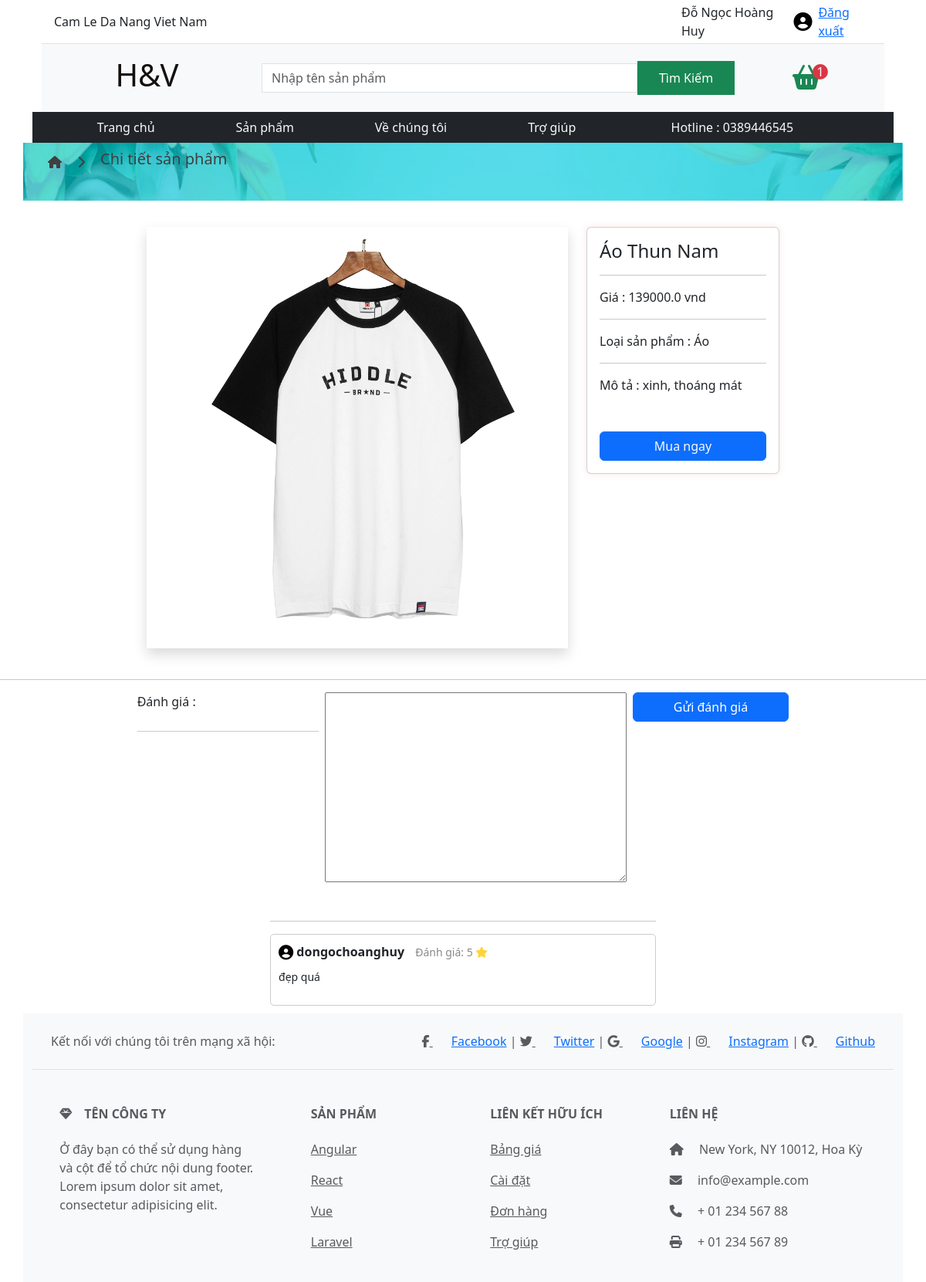
The app's page /product/3/ (signed in) with its own data.
### myshop/models.py (models this page shows, shortened)
class Customer(models.Model):
    user = models.OneToOneField(User, on_delete=models.CASCADE, null=True, blank=True)
    name = models.CharField(max_length=200, null=True)
    phone = models.CharField(max_length=20, blank=True, null=True)
    email = models.CharField(max_length=255, blank=True, null=True)
    address = models.CharField(max_length=255, blank=True, null=True)

class Product(models.Model):
    name = models.CharField(max_length=200, null=True)
    price = models.IntegerField()
    image = models.ImageField(upload_to='product/images/')
    category = models.CharField(max_length=100 ,null=True)
    description = models.CharField(max_length=200, null=True)

class Review(models.Model):
    product = models.ForeignKey(Product, on_delete=models.CASCADE, related_name='reviews')
    user = models.ForeignKey(User, on_delete=models.CASCADE)
    rating = models.PositiveSmallIntegerField(null = True)
    comment = models.TextField(blank=True, null=True)
    image = models.ImageField(upload_to='review/',null=True,blank=True)
    created_at = models.DateTimeField(auto_now_add=True)

### myshop/views.py (the view)
# urls.py: path('product/<int:product_id>/', views.product_detail, name='product_detail'),
def product_detail(request, product_id):
    customer = Customer.objects.get(user=request.user)  # Lấy thông tin khách hàng dựa trên người dùng hiện tại
    product = get_object_or_404(Product, id=product_id)
    reviews = product.reviews.all()
    if request.method == 'POST':
        form = ReviewForm(request.POST)
        if form.is_valid():
            review = form.save(commit=False)
            review.product = product
            review.user = request.user
            review.save()
            return redirect('product_detail', product_id=product.id)
    else:
        form = ReviewForm()
    total_quality = 0
    if request.user.is_authenticated:
        cart, created = Cart.objects.get_or_create(user=request.user)
        items = cart.cartitem_set.all()
        for item in items:
            total_quality += item.quantity
    context = {
        'customer':customer,
        'user': request.user,
        'product': product,
        'reviews': reviews,
        'form': form,
        'search_form': search_form,
        'total_quality': total_quality,
    }
    return render(request, 'product_detail.html', context )

### myshop/forms.py
class ReviewForm(forms.ModelForm):
    comment = forms.CharField(widget=forms.Textarea(attrs={'class': 'review-comment'}))
    class Meta:
        model = Review
        fields = ['rating', 'comment', 'image']

class ProductSearchForm(forms.Form):
    search_item = forms.CharField(label="", widget=forms.TextInput(attrs={'class': 'form-control rounded-0 search-input', 'placeholder': 'Nhập tên sản phẩm'}))

### templates/product_detail.html (shortened to what this page needs)
<!DOCTYPE html>
{% extends "base.html" %}
{% load static %}
{% block content %}
<div class="banner0   container-lg ">
    <div class="bannerinfos  container-xxl d-flex">
        <i class="fa-solid fa-house fa-xxl"></i>
        <i class="fa-solid fa-chevron-right"></i>
        <h5> Chi tiết sản phẩm </h5>
    </div>
</div>
<div class="container-lg d-flex justify-content-center p-4 gap-4">
    <div class="card-image w-50 shadow p-3 ">
        <img src="{{product.image.url}}" alt="Card Image">
    </div>
    <div class="card h-50 ">
        <div class="card-content ">
            <h3 class="card-title">{{product.name}}</h3>
            <hr>
            <p class=" p-0  m-0 card-description"> Giá :&nbsp;{{product.price}}&nbsp;vnd</p>
            <hr>
            <p class=" p-0  m-0 card-description"> Loại sản phẩm :&nbsp;{{product.category}}</p>
            <hr>
            <p class=" pb-5  m-0 card-description "> Mô tả :&nbsp;{{product.description}}</p>
            <button class=" btn btn-primary w-100 d-flex justify-content-center position-relative  top-50 m-0 ">
                <a class="text-light text-decoration-none " href="{% url 'buy_now' product.id %}">Mua ngay</a>
            </button>
        </div>
    </div>
</div>
<hr>
<div class="container-lg d-flex justify-content-center flex-column align-items-center gap-2  ">
    {% if user.is_authenticated %}
    <form class="d-flex justify-content-around  align-items-start gap-2 " method="post" enctype="multipart/form-data">
        <div>
            <label for="{{ form.rating.id_for_label }}">Đánh giá : {{ form.rating }}</label>
        </div>
        <div class="h-25 ">
            {{ form.comment }}
        </div>
        <button class="btn btn-primary w-75 h-50 " type="submit">Gửi đánh giá</button>
    </form>
    {% endif %}
<div class="comment-container">
    <hr>
    {% for review in reviews reversed %}
    <div class="comment">
         <strong>{{ review.user.username }}</strong>
        <span>Đánh giá: {{ review.rating }} <i class="fa-solid fa-star" style="color: #FFD43B;"></i></span>
        <p>{{ review.comment }}</p>
    </div>
    {% empty %}
    <p>Chưa có đánh giá nào cho sản phẩm này.</p>
    {% endfor %}
</div>
</div>
{% endblock %}

### templates/base.html (shortened to what this page needs)
<!DOCTYPE html>
{% load static %}
<html>
<head>
    <link rel="stylesheet" href="{% static 'css/carta.css' %}">
    <link rel="stylesheet" href="{% static 'css/cards.css' %}">
    <link rel="stylesheet" href="{% static 'css/banner.css' %}">
    <link rel="stylesheet" href="{% static './css/bootstrap.min.css' %}">
    <link rel="stylesheet" href="https://cdn.jsdelivr.net/npm/bootstrap@5.3.2/dist/css/bootstrap.min.css"
>
    <link rel="stylesheet" href="https://cdnjs.cloudflare.com/ajax/libs/font-awesome/6.5.1/css/all.min.css"
 />
</head>
<body>
    <div class=" bg-white container-fluid d-flex justify-content-center" style="z-index: 99999;">
        <div class="bg-white position-fixed container-lg" style=" z-index: 9999">
            <header class="container-fluid">
                <div class="container-lg ">
                    <div class="row border-bottom p-1">
                        <div class="col-7 d-flex align-items-center">
                            Cam Le Da Nang Viet Nam
                        </div>
                        <div class="col-2"></div>
                        <div class="col-3 d-flex align-items-center gap-2 justify-content-end">
                            {% if user.is_authenticated%}
                            {{customer.name}}
                            <a href="{% url 'user_profile'%}"><i class="fa-solid fa-circle-user fa-xl"
                                    style="color: #000000;"></i></a>
                            <a href="{% url 'logout' %}">Đăng xuất</a>
                            {% endif%}
                        </div>
                    </div>
                    <div class="row bg-light">
                        <h1 class="logo col-3 d-flex align-items-center justify-content-center p-3" style="background-image: url('https://encrypted-tbn0.gstatic.com/images?q=tbn:ANd9GcS4zgWZeN1iCZzOBwhwVOtX_4k857hMeMIbSn20oaQM2o6LSieiENsBNxWcG56o8cxMQSc&usqp=CAU');
                        background-clip:text;
                        color:transparent;
                        background-color:rgb(21, 16, 16);">
                        </h1>
                        <form class="col-7 d-flex align-items-center justify-content-center" method="get"
                            action="{% url 'search_results' %}">
                            {{ search_form.search_item }}
                            <button type="submit" class="btn btn-success rounded-0 h-50 w-25  ">Tìm Kiếm</button>
                        </form>
                        <div class="col-2 d-flex align-items-center justify-content-center">
                            <a class="border-0 " href="/cart/">
                                <i class="fas fa-shopping-basket fa-2x text-success"
                                    style="transition: color 0.3s;"></i>
                            </a>
                            <p class="position-relative  text-bg-danger text-center d-flex align-items-center justify-content-center    "
                                style="border-radius: 100%;width: 20px; height: 20px; left: -10px; ">{{total_quality }}
                            </p>
                        </div>
                    </div>
                </div>
            </header>
            <nav class="container-lg bg-dark p-2 m-0" style="z-index: 9999;">
                <div class="row justify-content-around  ">
                    <div class="col-sm-8 col-lg-8 d-flex justify-content-around ">
                        <a href="/" class="text-decoration-none text-light">Trang
                            chủ </a>
                        <a href="/product/" class="text-decoration-none text-light">Sản
                            phẩm</a>
                       <a href="{% url 'about' %}" class="text-decoration-none text-light">Về chúng tôi</a>
                       <a href="{% url 'help' %}" class="text-decoration-none text-light">Trợ giúp</a>
                    </div>
                    <div class="col-3 d-md-block d-none text-light d-flex justify-content-center ">
                        <p class=" m-0">Hotline : 0389446545</p>
                    </div>
                </div>
            </nav>
        </div>
    </div>
    <div class="d-flex justify-content-center flex-column">
        {% block content %} {% endblock %}
    </div>
    <footer class="text-center d-md-block d-none container-lg text-lg-start bg-body-tertiary text-muted">
        <section class="d-flex justify-content-center justify-content-lg-between p-4 border-bottom">
            <div class="me-5 d-none d-lg-block">
                <span>Kết nối với chúng tôi trên mạng xã hội:</span>
            </div>
            <div>
                <a href class="me-4 text-reset" >
                    <i class="fab fa-facebook-f"></i>
                    <a href="https://facebook.com/dongochoanghuy" target="_blank">Facebook</a> |
                </a>
                <a href class="me-4 text-reset">
                    <i class="fab fa-twitter"></i>
                    <a href="https://x.com/katyperry?s=09" target="_blank">Twitter</a> |
                </a>
                <a href class="me-4 text-reset">
                    <i class="fab fa-google"></i>
                     <a href="https://www.google.com/" target="_blank">Google</a>  |
                </a>
                <a href class="me-4 text-reset">
                    <i class="fab fa-instagram"></i>
                    <a href="https://www.instagram.com/dnh_hyy?igsh=MWJpcWcxbGcwb3E4MQ==" target="_blank">Instagram</a> |
                </a>
                <a href class="me-4 text-reset">
                    <i class="fab fa-github"></i>
                    <a href="https://github.com/" target="_blank">Github</a>
                </a>
            </div>
        </section>
        <section class>
            <div class="container text-center text-md-start mt-5">
                <div class="row mt-3">
                    <div class="col-md-3 col-lg-4 col-xl-3 mx-auto mb-4">
                        <h6 class="text-uppercase fw-bold mb-4">
                            <i class="fas fa-gem me-3"></i>Tên công ty
                        </h6>
                        <p>
                            Ở đây bạn có thể sử dụng hàng và cột để tổ chức
                            nội dung footer.
                            Lorem ipsum
                            dolor sit amet, consectetur adipisicing elit.
                        </p>
                    </div>
                    <div class="col-md-2 col-lg-2 col-xl-2 mx-auto mb-4">
                        <h6 class="text-uppercase fw-bold mb-4">
                            Sản phẩm
                        </h6>
                        <p>
                            <a href="#!" class="text-reset">Angular</a>
                        </p>
                        <p>
                            <a href="#!" class="text-reset">React</a>
                        </p>
                        <p>
                            <a href="#!" class="text-reset">Vue</a>
                        </p>
                        <p>
                            <a href="#!" class="text-reset">Laravel</a>
                        </p>
                    </div>
                    <div class="col-md-3 col-lg-2 col-xl-2 mx-auto mb-4">
                        <h6 class="text-uppercase fw-bold mb-4">
                            Liên kết hữu ích
                        </h6>
                        <p>
                            <a href="#!" class="text-reset">Bảng giá</a>
                        </p>
                        <p>
                            <a href="#!" class="text-reset">Cài đặt</a>
                        </p>
                        <p>
                            <a href="#!" class="text-reset">Đơn hàng</a>
                        </p>
                        <p>
                            <a href="#!" class="text-reset">Trợ giúp</a>
                        </p>
                    </div>
                    <div class="col-md-4 col-lg-3 col-xl-3 mx-auto mb-md-0 mb-4">
                        <h6 class="text-uppercase fw-bold mb-4">Liên hệ</h6>
                        <p><i class="fas fa-home me-3"></i> New York, NY
                            10012, Hoa Kỳ</p>
                        <p>
                            <i class="fas fa-envelope me-3"></i>
                            info@example.com
                        </p>
                        <p><i class="fas fa-phone me-3"></i> + 01 234 567
                            88</p>
                        <p><i class="fas fa-print me-3"></i> + 01 234 567
                            89</p>
                    </div>
                </div>
            </div>
        </section>
    </footer>
</body>
</html>

### static/css/carta.css (style rules this page uses)
input[type="number"] { border: none; outline: none; border-bottom: 1px solid #ccc; }

### static/css/cards.css (style rules this page uses)
.card { width: 250px; height: 400px; border-radius: 8px; overflow: hidden; background-color: #c6c4c4; box-shadow: 0 0 10px rgba(240, 10, 10, 0.1); }
.card-image { position: relative; }
.card-image img { width: 100%; height: auto; display: block; }
.card-content { padding: 16px; }
.card-title { font-size: 24px; margin-bottom: 8px; }
.card-description { margin-bottom: 16px; }
.card { position: relative; }

### static/css/banner.css (style rules this page uses)
.banner0 { background-image: url("../image/banner.jpg"); height: 100px; background-size: cover; margin: 10px 0; background-color: #56dbed; background-blend-mode: multiply; }
.banner0 .bannerinfos { height: 100px; display: flex; align-items: center; justify-content: left; padding-left: 20px; color: #3f3f3f; font-size: 1.6rem; gap: 20px; }
.banner0 .bannerinfos i { font-size: 1rem; }
* { z-index: 1; }

### templates/product_detail.html (style rules this page uses)
.comment-container { margin-top: 20px; width: 500px; }
.comment { padding: 10px; border: 1px solid #ccc; border-radius: 5px; margin-bottom: 10px; }
.comment strong { font-size: 16px; }
.comment span { color: #888; font-size: 14px; margin-left: 10px; }
.comment p { margin-top: 10px; font-size: 14px; }

### records on screen
Customer: name "Đỗ Ngọc Hoàng Huy"
Product: image (picture), name "Áo Thun Nam", price "139000.0", category "Áo", description "xinh, thoáng mát"
Review: user.username "dongochoanghuy", rating "5", comment "đẹp quá"

### other values on screen
{{ total_quality }} "1"
